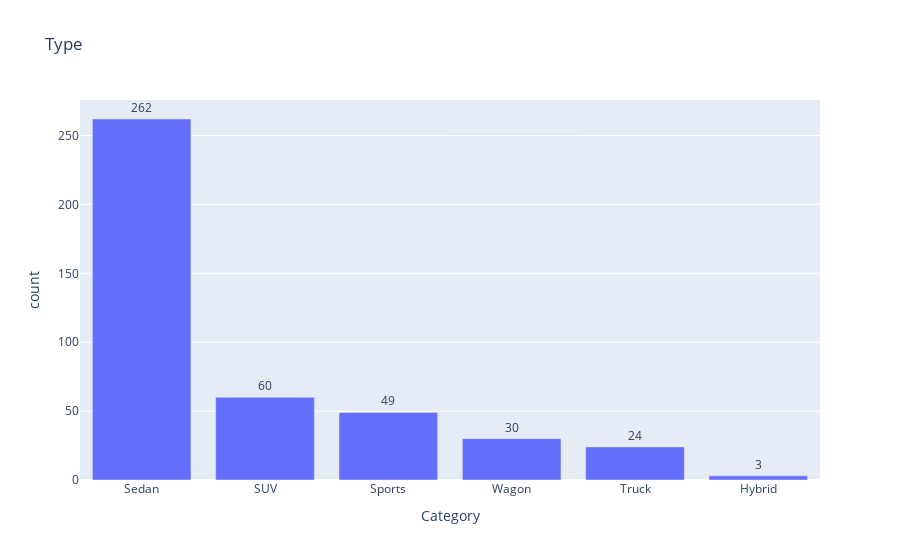

Notebook code cell kept with this figure:
### Code cell
category = df['Type'].value_counts()

fig = px.bar(df, x=category.index, y=category.values, title='Type')
fig.update_traces(text = category.values, textposition='outside')
fig.update_layout(xaxis_title='Category', yaxis_title='count')
fig.show()

### Figure 1 — Plotly figure (JSON) as saved in the notebook; plotly's stock layout.template omitted (floating-point values rounded to 4 significant figures)
{"data": [{"alignmentgroup": "True", "hovertemplate": "x=%{x}<br>y=%{y}<extra></extra>", "legendgroup": "", "marker": {"color": "#636efa", "pattern": {"shape": ""}}, "name": "", "offsetgroup": "", "orientation": "v", "showlegend": false, "text": [262, 60, 49, 30, 24, 3], "textposition": "outside", "type": "bar", "x": ["Sedan", "SUV", "Sports", "Wagon", "Truck", "Hybrid"], "xaxis": "x", "y": [262, 60, 49, 30, 24, 3], "yaxis": "y"}], "layout": {"autosize": true, "barmode": "relative", "legend": {"tracegroupgap": 0}, "title": {"text": "Type"}, "xaxis": {"anchor": "y", "autorange": true, "domain": [0, 1], "range": [-0.5, 5.5], "title": {"text": "Category"}, "type": "category"}, "yaxis": {"anchor": "x", "autorange": true, "domain": [0, 1], "range": [0, 275.8], "title": {"text": "count"}, "type": "linear"}}}
